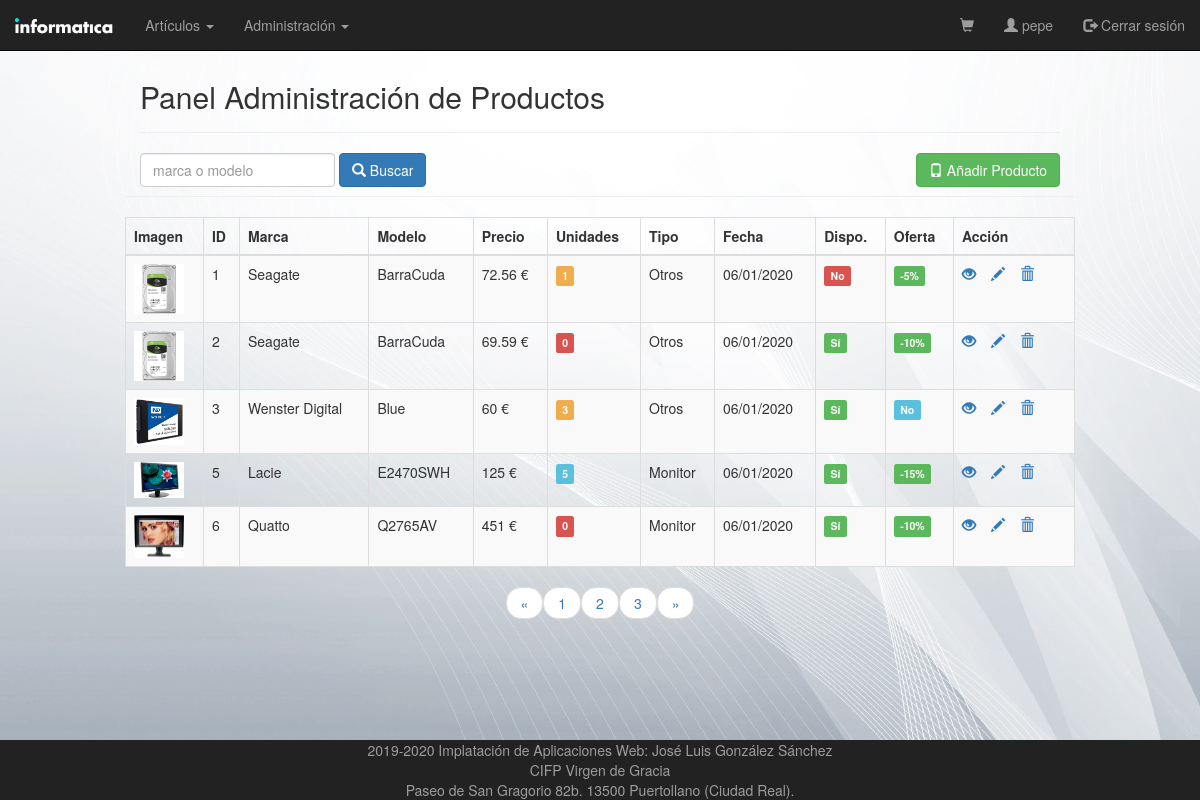
Page /vistas/productos.php (signed in) on the committed database.
### tables this page shows
CREATE TABLE `productos` (
  `ID` int(11) NOT NULL,
  `TIPO` varchar(20) NOT NULL DEFAULT 'OTROS',
  `MARCA` varchar(100) NOT NULL,
  `MODELO` varchar(100) NOT NULL,
  `DESCRIPCION` varchar(1000) NOT NULL,
  `PRECIO` float NOT NULL,
  `STOCK` int(11) NOT NULL,
  `OFERTA` int(11) NOT NULL,
  `IMAGEN` varchar(100) NOT NULL,
  `DISPONIBLE` int(11) NOT NULL,
  `FECHA` datetime NOT NULL
);

### controladores/ControladorBD.php (called while the page is built, shortened)
<?php
class ControladorBD {
    private $servername = "localhost";
    private $username = "root";
    private $password = "";
    private $dbname = "tienda";
    private $server ="mysql";
    private $bd;
    static private $instancia = null;
    public static function getControlador() {
        if (self::$instancia == null) {
            self::$instancia = new ControladorBD();
        }
        return self::$instancia;
    }
    public function abrirBD() {
        try {
            $this->bd = new PDO($this->server.":host=$this->servername;dbname=$this->dbname", $this->username, $this->password);
            $this->bd->setAttribute(PDO::ATTR_ERRMODE, PDO::ERRMODE_EXCEPTION);
        } catch (PDOException $e) {
            die("conexión fallida " . $e->getMessage());
        }
    }
    public function cerrarBD() {
        $this->bd = null;
    }
    public function consultarBD($consulta, $parametros=null){
        if($parametros!=null)
            return $this->consultarBDParametros($consulta,$parametros);
        else
            return $this->consultarBDDirecta($consulta);
    }
    private function consultarBDDirecta($consulta) {
        $this->rs = $this->bd->query($consulta);
        return $this->rs;
    }
    private function consultarBDParametros($consulta, $parametros) {
        $this->st = $this->bd->prepare($consulta);
        $this->st->execute($parametros);
        return $this->st;
    }
}

### utilidades/funciones.php (called while the page is built, shortened)
<?php
    function encode($str){
        return urlencode(base64_encode($str));
    }

### vistas/productos.php (the view, shortened to what this page needs)
<?php
require_once VIEW_PATH . "cabecera.php";
$filtro = (isset($_REQUEST['filter']) ? $_REQUEST['filter'] : "");
$seccion = "";
?>
<div class="wrapper">
    <div class="container-fluid">
        <div class="row">
            <div class="col-md-12">
                <div class="page-header clearfix">
                    <h2 class="pull-left">Panel Administración de Productos</h2>
                </div>
                <form class="form-inline" action="<?php echo htmlspecialchars($_SERVER["PHP_SELF"]); ?>" method="post">
                    <div class="form-group mx-sm-5 mb-2">
                        <input type="text" class="form-control" id="buscar" name="filter" value="<?php echo $filtro ?>" placeholder="marca o modelo">
                    </div>
                    <button type="submit" class="btn btn-primary mb-2"> <span class="glyphicon glyphicon-search"></span>  Buscar</button>
                    <a href="/tienda/vistas/productos_create.php" class="btn btn-success pull-right"><span class="glyphicon glyphicon-phone"></span>  Añadir Producto</a>
                </form>
            </div>
            <div class="page-header clearfix">
            </div>
            <?php
            $pagina = ( isset($_GET['page']) ) ? $_GET['page'] : 1;
            $enlaces = ( isset($_GET['enlaces']) ) ? $_GET['enlaces'] : 10;
            $consulta = "SELECT * FROM productos WHERE marca LIKE :marca OR modelo LIKE :modelo";
            $parametros = array(':marca' => "%".$filtro."%", ':modelo'=>"%".$filtro."%");
            $limite = 5;
            $paginador  = new Paginador($consulta, $parametros, $limite);
            $resultados = $paginador->getDatos($pagina);
            if(count( $resultados->datos)>0){
                echo "<table class='table table-bordered table-striped'>";
                echo "<thead>";
                echo "<tr>";
                echo "<th>Imagen</th>";
                echo "<th>ID</th>";
                echo "<th>Marca</th>";
                echo "<th>Modelo</th>";
                echo "<th>Precio</th>";
                echo "<th>Unidades</th>";
                echo "<th>Tipo</th>";
                echo "<th>Fecha</th>";
                echo "<th>Dispo.</th>";
                echo "<th>Oferta</th>";
                echo "<th>Acción</th>";
                echo "</tr>";
                echo "</thead>";
                echo "<tbody>";
                foreach ($resultados->datos as $p) {
                    echo "<tr>";
                    echo "<td><img src='/tienda/img_productos/" . $p->IMAGEN . "' class='rounded' class='img-thumbnail' width='50' height='auto'></td>";
                    echo "<td>" . $p->ID . "</td>";
                    echo "<td>" . $p->MARCA . "</td>";
                    echo "<td>" . $p->MODELO . "</td>";
                    echo "<td>" . $p->PRECIO . " €</td>";
                    if($p->STOCK==0)
                        echo "<td><span class='label label-danger'>". $p->STOCK . "</span></td>";
                    else if($p->STOCK>0 && $p->STOCK<5)
                        echo "<td><span class='label label-warning'>" .$p->STOCK . "</span></td>";
                    else
                        echo "<td><span class='label label-info'>" .$p->STOCK . "</span></td>";
                    echo "<td>" . $p->TIPO . "</td>";
                    $date = new DateTime($p->FECHA);
                    echo "<td>" . $date->format('d/m/Y'). "</td>";
                    if($p->DISPONIBLE!=0)
                        echo "<td><span class='label label-success'>Sí</span></td>";
                    else
                        echo "<td><span class='label label-danger'>No</span></td>";
                    if($p->OFERTA==0)
                        echo "<td><span class='label label-info'>No</span></td>";
                    else
                        echo "<td><span class='label label-success'>-".$p->OFERTA."%</span></td>";
                    echo "<td>";
                    echo "<a href='productos_read.php?id=" . encode($p->ID) . "' title='Ver Producto' data-toggle='tooltip'><span class='glyphicon glyphicon-eye-open'></span></a>";
                    echo "<a href='productos_update.php?id=" . encode($p->ID) . "' title='Actualizar Producto' data-toggle='tooltip'><span class='glyphicon glyphicon-pencil'></span></a>";
                    echo "<a href='productos_delete.php?id=" . encode($p->ID) . "' title='Borar Producto' data-toggle='tooltip'><span class='glyphicon glyphicon-trash'></span></a>";
                    echo "</td>";
                    echo "</tr>";
                }
                echo "</tbody>";
                echo "</table>";
                echo "<ul class='pager'>";
                echo $paginador->crearLinks($enlaces, $filtro, $seccion);
                echo "</ul>";
            } else {
                echo "<p class='lead'><em>No se ha encontrado datos de productos.</em></p>";
            }
            ?>
        </div>
    </div>
</div>
<br>
<?php require_once VIEW_PATH . "pie.php"; ?>

### css/estilos.css (style rules this page uses)
.container-fluid { width: 100% !important; margin: 0 auto; }
.page-header h2 { margin-top: 0; }
table tr td:last-child a { margin-right: 15px; }

### rows in the picture
productos: IMAGEN (picture), ID "1", MARCA "Seagate", MODELO "BarraCuda", PRECIO "72.56", STOCK "1", TIPO "Otros", FECHA "06/01/2020", DISPONIBLE "No", OFERTA "5"
productos: IMAGEN (picture), ID "2", MARCA "Seagate", MODELO "BarraCuda", PRECIO "69.59", STOCK "0", TIPO "Otros", FECHA "06/01/2020", DISPONIBLE "Sí", OFERTA "10"
productos: IMAGEN (picture), ID "3", MARCA "Wenster Digital", MODELO "Blue", PRECIO "60", STOCK "3", TIPO "Otros", FECHA "06/01/2020", DISPONIBLE "Sí", OFERTA "No"
productos: IMAGEN (picture), ID "5", MARCA "Lacie", MODELO "E2470SWH", PRECIO "125", STOCK "5", TIPO "Monitor", FECHA "06/01/2020", DISPONIBLE "Sí", OFERTA "15"
productos: IMAGEN (picture), ID "6", MARCA "Quatto", MODELO "Q2765AV", PRECIO "451", STOCK "0", TIPO "Monitor", FECHA "06/01/2020", DISPONIBLE "Sí", OFERTA "10"

### other values in the picture
$_SESSION['alias'] "pepe"
